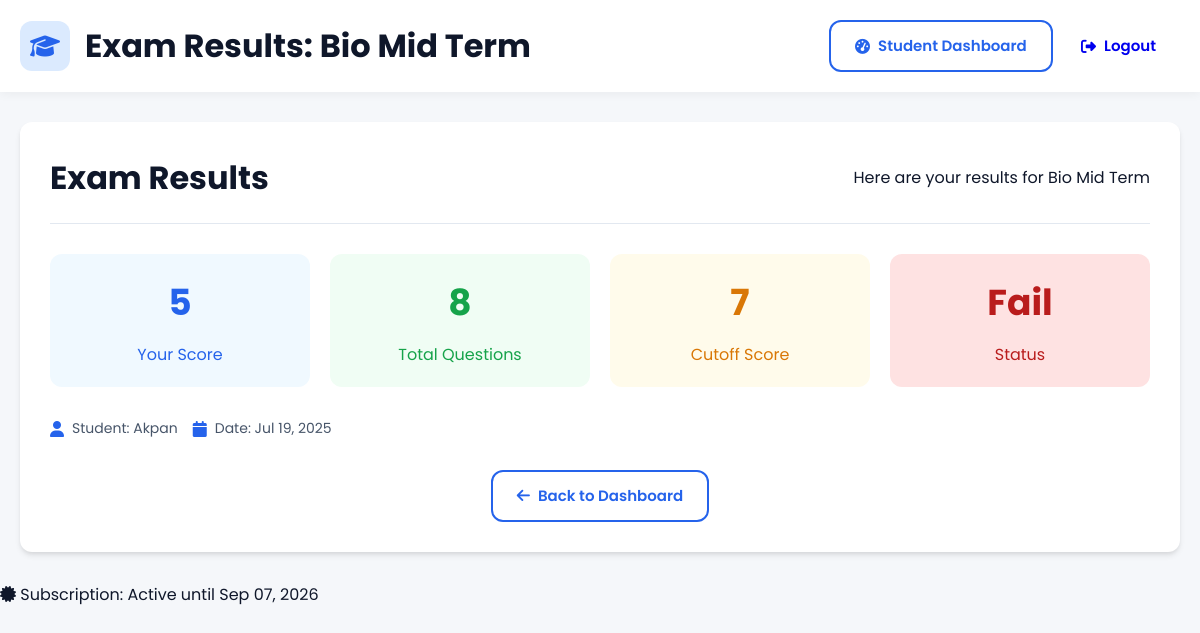
/exam/2/results/ (signed in), run on the app's committed database.
### exam/models.py (models this page shows, shortened)
class Exam(models.Model):
    subject = models.ForeignKey(
        Subject,
        on_delete=models.CASCADE,
        related_name='exams'
    )
    title = models.CharField(max_length=200)
    number_of_questions = models.PositiveIntegerField()
    duration_minutes = models.PositiveIntegerField()
    start_time = models.DateTimeField()
    end_time = models.DateTimeField()
    cutoff_score = models.PositiveIntegerField()
    created_by = models.ForeignKey(User, on_delete=models.CASCADE)
    created_at = models.DateTimeField(auto_now_add=True)

class ExamAttempt(models.Model):
    user = models.ForeignKey(User, on_delete=models.CASCADE)
    exam = models.ForeignKey(Exam, on_delete=models.CASCADE)
    score = models.PositiveIntegerField(default=0)
    start_time = models.DateTimeField(auto_now_add=True)
    completed = models.BooleanField(default=False)
    answers = models.JSONField(default=dict)
    completion_time = models.DateTimeField(null=True, blank=True)

class Subscription(models.Model):
    SYSTEM_ACTIVE = 'active'
    SYSTEM_EXPIRED = 'expired'
    SYSTEM_LOCKED = 'locked'
    STATUS_CHOICES = (
        (SYSTEM_ACTIVE, 'Active'),
        (SYSTEM_EXPIRED, 'Expired'),
        (SYSTEM_LOCKED, 'Locked'),
    )
    start_date = models.DateTimeField(auto_now_add=True)
    end_date = models.DateTimeField()
    status = models.CharField(max_length=20, choices=STATUS_CHOICES, default=SYSTEM_ACTIVE)
    activation_code = models.ForeignKey(
        ActivationCode,
        on_delete=models.SET_NULL,
        null=True,
        blank=True,
        related_name='subscription'
    )
    @classmethod
    def get_current_subscription(cls):
        sub = cls.objects.first()
        return sub
    class Meta:
        verbose_name = "System Subscription"
        verbose_name_plural = "System Subscriptions"
    def is_active(self):
        return self.status == self.SYSTEM_ACTIVE and self.end_date > timezone.now()

### exam/views.py (the view)
# urls.py: path('exam/<int:exam_id>/results/', views.exam_results, name='exam_results'),
@login_required
def exam_results(request, exam_id):
    exam = Exam.objects.get(id=exam_id)
    attempt = ExamAttempt.objects.get(user=request.user, exam=exam)
    return render(request, 'exam_results.html', {
        'exam': exam,
        'attempt': attempt
    })

### exam/templatetags/subscription_tags.py (called while the page is built)
@register.simple_tag
def get_subscription_status():
    return Subscription.get_current_subscription()

### templates/exam_results.html (shortened to what this page needs)
{% extends 'base.html' %}
{% block page_title %}Exam Results: {{ exam.title }}{% endblock %}
{% block content %}
<div class="exam-container">
    <div class="exam-header">
        <h1>Exam Results</h1>
        <p>Here are your results for {{ exam.title }}</p>
    </div>
    <div class="results-container">
        <div class="result-card score-card">
            <h3>{{ attempt.score }}</h3>
            <p>Your Score</p>
        </div>
        <div class="result-card total-card">
            <h3>{{ exam.number_of_questions }}</h3>
            <p>Total Questions</p>
        </div>
        <div class="result-card cutoff-card">
            <h3>{{ exam.cutoff_score }}</h3>
            <p>Cutoff Score</p>
        </div>
        <div class="result-card status-card {% if attempt.score < exam.cutoff_score %}status-fail{% endif %}">
            <h3>{% if attempt.score >= exam.cutoff_score %}Pass{% else %}Fail{% endif %}</h3>
            <p>Status</p>
        </div>
    </div>
    <div class="exam-meta">
        <div class="meta-item">
            <i class="fas fa-user"></i>
            <span>Student: {{ request.user.last_name }}</span>
        </div>
        <div class="meta-item">
            <i class="fas fa-calendar"></i>
            <span>Date: {{ attempt.start_time|date:"M d, Y" }}</span>
        </div>
    </div>
    <div class="exam-actions">
        <a href="{% url 'student_dashboard' %}" class="btn btn-outline">
            <i class="fas fa-arrow-left"></i> Back to Dashboard
        </a>
    </div>
</div>
{% endblock %}

### templates/base.html (shortened to what this page needs)
<!DOCTYPE html>
{% load static %}
{% load subscription_tags %}
<html lang="en">
<head>
    <link rel="stylesheet" href="https://cdnjs.cloudflare.com/ajax/libs/font-awesome/6.4.0/css/all.min.css">
</head>
<body>
    <div class="dashboard-header">
        <div class="container">
            <div class="header-content">
                <div class="dashboard-title">
                    <div class="dashboard-icon">
                        <i class="fas fa-graduation-cap"></i>
                    </div>
                    <h1>{% block page_title %}CBT System{% endblock %}</h1>
                </div>
                <div class="action-buttons">
                    {% if request.user.is_superuser %}
                    <a href="{% url 'examiner_dashboard' %}" class="btn btn-outline">
                        <i class="fas fa-tachometer-alt"></i> Examiner Dashboard
                    </a>
                    <a href="{% url 'manage_subjects' %}" class="btn btn-outline">
                        <i class="fas fa-tachometer-alt"></i> Manage Subjects
                    </a>
                    <a class="btn btn-outline" href="{% url 'bulk_upload_students' %}">
                        <i class="fas fa-user-plus mr-1"></i> Bulk Upload Students
                    </a>
                    <a class="btn btn-outline" href="{% url 'activate_subscription' %}">
                        <i class="fas fa-key mr-1"></i> Subscription
                    </a>
                    {% else %}
                    <a href="{% url 'student_dashboard' %}" class="btn btn-outline">
                        <i class="fas fa-tachometer-alt"></i> Student Dashboard
                    </a>
                    {% endif %}
                    <a href="{% url 'logout' %}" class="btn">
                        <i class="fas fa-sign-out-alt"></i> Logout
                    </a>
                </div>
            </div>
        </div>
    </div>
    <div class="container">
        {% block content %}{% endblock %}
    </div>
</body>
<footer>
    <div class="subscription-status d-none d-md-block">
    {% get_subscription_status as subscription %}
    <span class="badge badge-{% if subscription.is_active %}success{% else %}danger{% endif %}">
        <i class="fas fa-certificate mr-1"></i>
        Subscription:
        {% if subscription.is_active %}
            Active until {{ subscription.end_date|date:"M d, Y" }}
        {% else %}
            Expired
        {% endif %}
    </span>
</div>
</footer>
</html>

### templates/base.html (style rules this page uses)
:root { --primary: #2563eb; --primary-light: #dbeafe; --primary-dark: #1d4ed8; --secondary: #475569; --light: #f8fafc; --dark: #0f172a; --success: #10b981; --success-light: #d1fae5; --danger: #ef4444; --warning: #f59e0b; --border: #e2e8f0; --card-shadow: 0 4px 6px -1px rgba(0, 0, 0, 0.1), 0 2px 4px -1px rgba(0, 0, 0, 0.06); --radius: 12px; }
* { margin: 0; padding: 0; box-sizing: border-box; }
body { font-family: 'Poppins', sans-serif; background-color: #f5f7fa; color: var(--dark); line-height: 1.6; }
.container { max-width: 1200px; margin: 0 auto; padding: 0 20px; }
.dashboard-header { background: white; padding: 20px 0; box-shadow: 0 2px 10px rgba(0,0,0,0.05); margin-bottom: 30px; }
.header-content { display: flex; justify-content: space-between; align-items: center; }
.dashboard-title { display: flex; align-items: center; gap: 15px; }
.dashboard-icon { width: 50px; height: 50px; background: var(--primary-light); border-radius: 12px; display: flex; align-items: center; justify-content: center; color: var(--primary); font-size: 24px; }
.btn { display: inline-flex; align-items: center; gap: 8px; padding: 12px 24px; border-radius: var(--radius); font-weight: 600; font-size: 15px; text-decoration: none; transition: all 0.3s ease; border: none; cursor: pointer; font-family: 'Poppins', sans-serif; }
.btn-outline { background: transparent; border: 2px solid var(--primary); color: var(--primary); }
.exam-meta { display: flex; flex-wrap: wrap; gap: 15px; margin-bottom: 15px; }
.meta-item { display: flex; align-items: center; gap: 8px; font-size: 14px; color: var(--secondary); }
.meta-item i { color: var(--primary); font-size: 16px; }
.exam-container { background: white; border-radius: var(--radius); box-shadow: var(--card-shadow); padding: 30px; margin-bottom: 30px; }
.exam-header { display: flex; justify-content: space-between; align-items: center; margin-bottom: 25px; padding-bottom: 20px; border-bottom: 1px solid var(--border); }
.exam-actions { text-align: center; margin-top: 30px; }
.results-container { display: grid; grid-template-columns: repeat(auto-fit, minmax(200px, 1fr)); gap: 20px; margin: 30px 0; }
.result-card { text-align: center; padding: 20px; border-radius: 12px; }
.result-card h3 { font-size: 36px; margin-bottom: 10px; }
.score-card { background: #f0f9ff; color: #2563eb; }
.total-card { background: #f0fdf4; color: #16a34a; }
.cutoff-card { background: #fffbeb; color: #d97706; }
.status-card { background: #dcfce7; color: #166534; }
.status-fail { background: #fee2e2; color: #b91c1c; }

### data on the page
Exam: title "Bio Mid Term", number_of_questions "8", cutoff_score "7"
ExamAttempt: score "5", start_time "Jul 19, 2025"
Subscription: end_date "Sep 07, 2026"

### other printed values
{{ request.user.last_name }} "Akpan"
